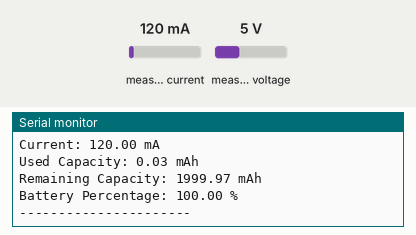
Bench run of a sketch on a simulated ESP32. Shown: the last lines printed to the serial monitor. Inputs (shaded band) come from the test bench; at power-on: measured current 120 mA, measured voltage 5 V.

Above: at 1.2 s.
1.3 s: measured current set to 40 mA
At 2.6 s:
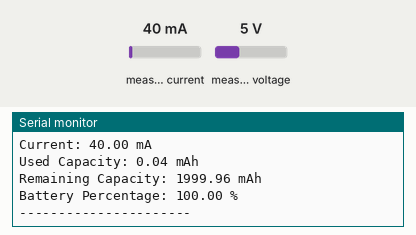
2.8 s: measured voltage set to 0.3 V
At 3.9 s:
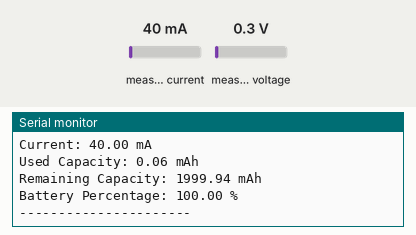
4.3 s: measured current set to 500 mA
At 5.6 s:
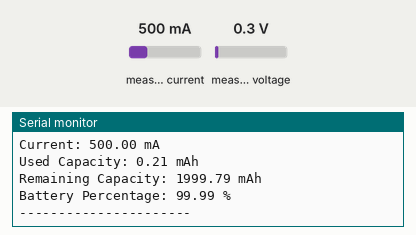
Timing chart, 0 to 7.3 s (numbered marks = the images above; inputs shaded):
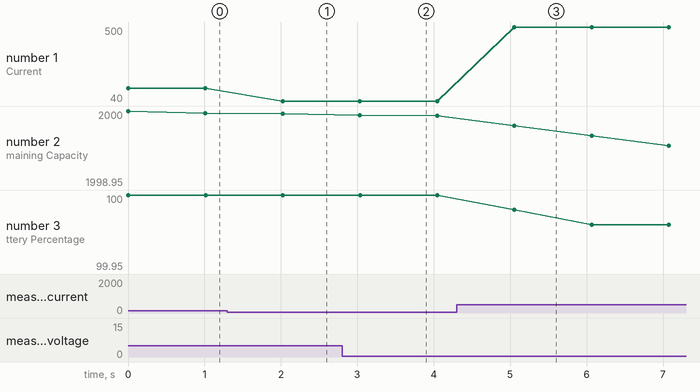

Measured:
- after the input at 1.3 s, the serial monitor: prints a new line after 0.72 s (image 1)
- after the input at 2.8 s, the serial monitor: prints a new line after 0.23 s (image 2)
- after the input at 4.3 s, the serial monitor: prints a new line after 0.75 s (image 3)
- plotted number 1: 120 → 40 after the input at 1.3 s, 40 → 500 after the input at 4.3 s
- plotted number 2: 1999.97 → 1999.96 after the input at 1.3 s, 1999.93 → 1998.95 after the input at 4.3 s
- plotted number 3: 100 → 99.95 after the input at 4.3 s

The sketch:

discharge_testing.ino
```cpp
#include <Wire.h>
#include <Adafruit_INA219.h>

Adafruit_INA219 ina219;

float used_mAh = 0.0;

unsigned long previousMillis = 0;

void setup() {

  Serial.begin(115200);

  Wire.begin(21,22);

  if (!ina219.begin()) {

    Serial.println("INA219 not found!");

    while(1);
  }

  previousMillis = millis();
}

void loop() {

  unsigned long currentMillis = millis();

  float elapsedHours = (currentMillis - previousMillis) / 3600000.0;

  previousMillis = currentMillis;

  float voltage = ina219.getBusVoltage_V();

  float current_mA = ina219.getCurrent_mA();

  // accumulate used capacity
  used_mAh += current_mA * elapsedHours;

  // remaining battery estimate
  float batteryCapacity = 2000.0;

  float remaining_mAh = batteryCapacity - used_mAh;

  float percentage = (remaining_mAh / batteryCapacity) * 100.0;

  if (percentage < 0)
    percentage = 0;

  Serial.print("Voltage: ");
  Serial.print(voltage);
  Serial.println(" V");

  Serial.print("Current: ");
  Serial.print(current_mA);
  Serial.println(" mA");

  Serial.print("Used Capacity: ");
  Serial.print(used_mAh);
  Serial.println(" mAh");

  Serial.print("Remaining Capacity: ");
  Serial.print(remaining_mAh);
  Serial.println(" mAh");

  Serial.print("Battery Percentage: ");
  Serial.print(percentage);
  Serial.println(" %");

  Serial.println("----------------------");

  delay(1000);
}
```
